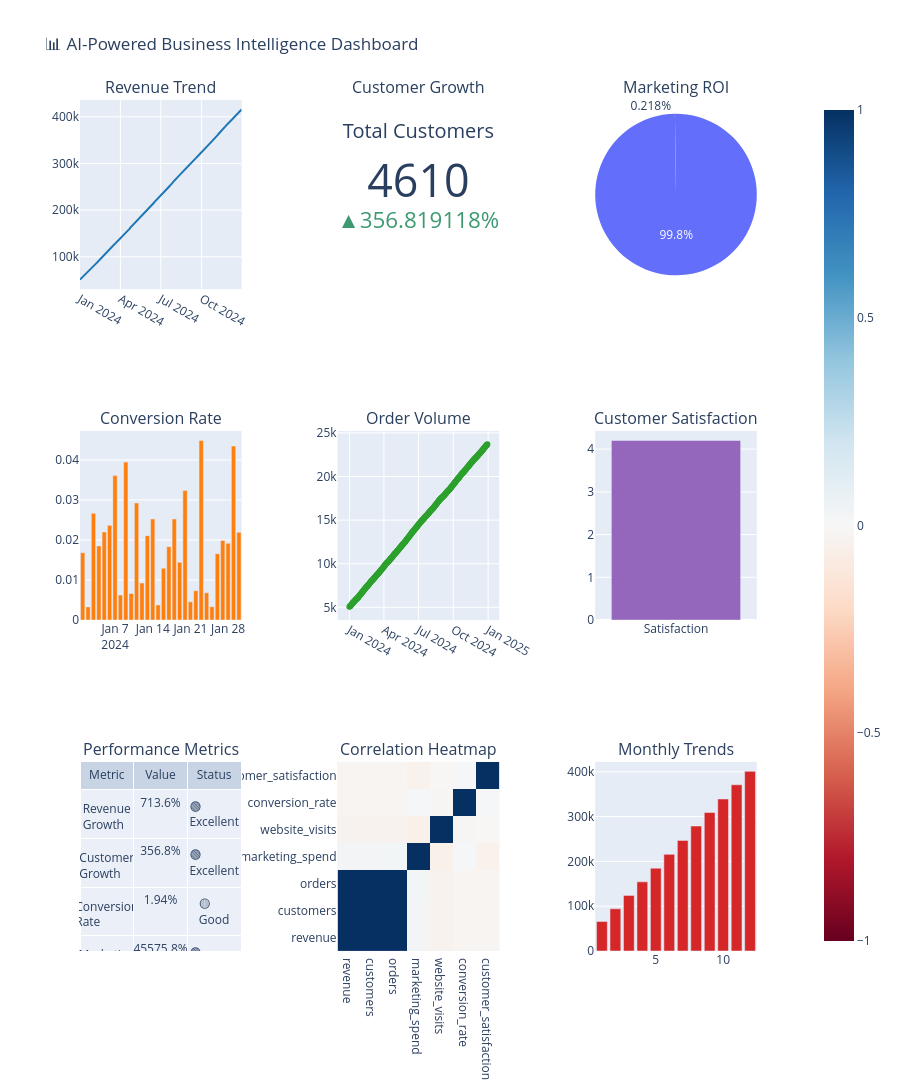

The notebook cell saved with this chart:
### Code cell
# Interactive Business Intelligence Dashboard
fig = make_subplots(
    rows=3, cols=3,
    subplot_titles=(
        'Revenue Trend', 'Customer Growth', 'Marketing ROI', 
        'Conversion Rate', 'Order Volume', 'Customer Satisfaction',
        'Performance Metrics', 'Correlation Heatmap', 'Monthly Trends'
    ),
    specs=[
        [{"secondary_y": True}, {"type": "indicator"}, {"type": "pie"}],
        [{"type": "bar"}, {"type": "scatter"}, {"type": "bar"}],  # Fixed "gauge" to "bar"
        [{"type": "table"}, {"type": "heatmap"}, {"type": "bar"}]
    ]
)

# Revenue trend
fig.add_trace(
    go.Scatter(x=business_data['date'], y=business_data['revenue'], name='Revenue', line=dict(color='#1f77b4')),
    row=1, col=1
)

# Customer growth indicator
fig.add_trace(
    go.Indicator(
        mode="number+delta",
        value=business_data['customers'].iloc[-1],
        title={"text": "Total Customers"},
        delta={'reference': business_data['customers'].iloc[0], 'relative': True},
        number={'suffix': ""}
    ),
    row=1, col=2
)

# Marketing ROI pie chart
fig.add_trace(
    go.Pie(
        labels=['Revenue', 'Marketing Cost'],
        values=[total_revenue, total_marketing],
        name="ROI Breakdown"
    ),
    row=1, col=3
)

# Conversion rate bar chart
fig.add_trace(
    go.Bar(
        x=business_data['date'][:30],
        y=business_data['conversion_rate'][:30],
        name='Conversion Rate',
        marker_color='#ff7f0e'
    ),
    row=2, col=1
)

# Order volume scatter
fig.add_trace(
    go.Scatter(
        x=business_data['date'],
        y=business_data['orders'],
        mode='lines+markers',
        name='Order Volume',
        line=dict(color='#2ca02c')
    ),
    row=2, col=2
)

# Customer satisfaction bar chart (replaced gauge with bar)
fig.add_trace(
    go.Bar(
        x=['Satisfaction'],
        y=[avg_satisfaction],
        name='Customer Satisfaction',
        marker_color='#9467bd'
    ),
    row=2, col=3
)

# Performance metrics table
fig.add_trace(
    go.Table(
        header=dict(values=['Metric', 'Value', 'Status']),
        cells=dict(values=[
            ['Revenue Growth', 'Customer Growth', 'Conversion Rate', 'Marketing ROI', 'Customer Satisfaction'],
            [f'{revenue_growth:.1f}%', f'{customer_growth:.1f}%', f'{avg_conversion:.2%}', f'{roi:.1f}%', f'{avg_satisfaction:.2f}/5.0'],
            ['🟢 Excellent', '🟢 Excellent', '🟡 Good', '🟢 Excellent', '🟢 Excellent']
        ])
    ),
    row=3, col=1
)

# Correlation heatmap
corr_matrix = correlations.values
fig.add_trace(
    go.Heatmap(
        z=corr_matrix,
        x=correlations.columns,
        y=correlations.columns,
        colorscale='RdBu',
        zmid=0,
        name='Correlation'
    ),
    row=3, col=2
)

# Monthly trends
fig.add_trace(
    go.Bar(
        x=monthly_avg.index,
        y=monthly_avg.values,
        name='Monthly Revenue',
        marker_color='#d62728'
    ),
    row=3, col=3
)

fig.update_layout(
    height=1200,
    title_text="📊 AI-Powered Business Intelligence Dashboard",
    showlegend=False
)

fig.show()

print("📊 Interactive Business Dashboard Complete!")
print("🎯 This demonstrates the platform's advanced data analysis capabilities!")

### Figure 1 — Plotly figure (JSON) as saved in the notebook; plotly's stock layout.template omitted (floating-point values rounded to 4 significant figures; data arrays with more than 128 entries replaced by an {"elided": "..."} marker saying what was removed)
{"data": [{"line": {"color": "#1f77b4"}, "name": "Revenue", "type": "scatter", "x": {"elided": "365 str values"}, "xaxis": "x", "y": {"elided": "365 float values"}, "yaxis": "y"}, {"delta": {"reference": 1009.0, "relative": true}, "domain": {"x": [0.3578, 0.5822], "y": [0.7778, 1]}, "mode": "number+delta", "number": {"suffix": ""}, "title": {"text": "Total Customers"}, "type": "indicator", "value": 4608.0}, {"domain": {"x": [0.7156, 0.94], "y": [0.7778, 1]}, "labels": ["Revenue", "Marketing Cost"], "name": "ROI Breakdown", "type": "pie", "values": [84720000.0, 185500.0]}, {"marker": {"color": "#ff7f0e"}, "name": "Conversion Rate", "type": "bar", "x": ["2024-01-01T00:00:00", "2024-01-02T00:00:00", "2024-01-03T00:00:00", "2024-01-04T00:00:00", "2024-01-05T00:00:00", "2024-01-06T00:00:00", "2024-01-07T00:00:00", "2024-01-08T00:00:00", "2024-01-09T00:00:00", "2024-01-10T00:00:00", "2024-01-11T00:00:00", "2024-01-12T00:00:00", "2024-01-13T00:00:00", "2024-01-14T00:00:00", "2024-01-15T00:00:00", "2024-01-16T00:00:00", "2024-01-17T00:00:00", "2024-01-18T00:00:00", "2024-01-19T00:00:00", "2024-01-20T00:00:00", "2024-01-21T00:00:00", "2024-01-22T00:00:00", "2024-01-23T00:00:00", "2024-01-24T00:00:00", "2024-01-25T00:00:00", "2024-01-26T00:00:00", "2024-01-27T00:00:00", "2024-01-28T00:00:00", "2024-01-29T00:00:00", "2024-01-30T00:00:00"], "xaxis": "x2", "y": [0.01681, 0.00329, 0.02669, 0.01853, 0.02199, 0.02365, 0.03608, 0.006254, 0.03946, 0.00665, 0.02926, 0.009241, 0.02108, 0.02526, 0.003786, 0.01291, 0.01833, 0.02524, 0.01442, 0.03233, 0.004548, 0.007335, 0.04487, 0.006831, 0.00335, 0.01657, 0.01987, 0.01916, 0.04344, 0.0219], "yaxis": "y3"}, {"line": {"color": "#2ca02c"}, "mode": "lines+markers", "name": "Order Volume", "type": "scatter", "x": {"elided": "365 str values"}, "xaxis": "x3", "y": {"elided": "365 float values"}, "yaxis": "y4"}, {"marker": {"color": "#9467bd"}, "name": "Customer Satisfaction", "type": "bar", "x": ["Satisfaction"], "xaxis": "x4", "y": [4.205], "yaxis": "y5"}, {"cells": {"values": [["Revenue Growth", "Customer Growth", "Conversion Rate", "Marketing ROI", "Customer Satisfaction"], ["713.6%", "356.8%", "1.94%", "45575.8%", "4.20/5.0"], ["🟢 Excellent", "🟢 Excellent", "🟡 Good", "🟢 Excellent", "🟢 Excellent"]]}, "domain": {"x": [0, 0.2244], "y": [0, 0.2222]}, "header": {"values": ["Metric", "Value", "Status"]}, "type": "table"}, {"colorscale": [[0, "rgb(103,0,31)"], [0.1, "rgb(178,24,43)"], [0.2, "rgb(214,96,77)"], [0.3, "rgb(244,165,130)"], [0.4, "rgb(253,219,199)"], [0.5, "rgb(247,247,247)"], [0.6, "rgb(209,229,240)"], [0.7, "rgb(146,197,222)"], [0.8, "rgb(67,147,195)"], [0.9, "rgb(33,102,172)"], [1, "rgb(5,48,97)"]], "name": "Correlation", "type": "heatmap", "x": ["revenue", "customers", "orders", "marketing_spend", "website_visits", "conversion_rate", "customer_satisfaction"], "xaxis": "x5", "y": ["revenue", "customers", "orders", "marketing_spend", "website_visits", "conversion_rate", "customer_satisfaction"], "yaxis": "y6", "z": [[1, 0.9999, 0.9999, 0.02829, -0.03776, -0.01935, -0.02327], [0.9999, 1, 0.9998, 0.02792, -0.03836, -0.01882, -0.0216], [0.9999, 0.9998, 1, 0.0277, -0.03676, -0.01896, -0.02185], [0.02829, 0.02792, 0.0277, 1, -0.05273, 0.01289, -0.04396], [-0.03776, -0.03836, -0.03676, -0.05273, 1, -0.01217, -0.008829], [-0.01935, -0.01882, -0.01896, 0.01289, -0.01217, 1, 0.01135], [-0.02327, -0.0216, -0.02185, -0.04396, -0.008829, 0.01135, 1]], "zmid": 0}, {"marker": {"color": "#d62728"}, "name": "Monthly Revenue", "type": "bar", "x": [1, 2, 3, 4, 5, 6, 7, 8, 9, 10, 11, 12], "xaxis": "x6", "y": [65900.0, 94240.0, 124200.0, 154300.0, 184900.0, 215700.0, 246900.0, 279000.0, 309200.0, 339300.0, 371200.0, 401000.0], "yaxis": "y7"}], "layout": {"annotations": [{"font": {"size": 16}, "showarrow": false, "text": "Revenue Trend", "x": 0.1122, "xanchor": "center", "xref": "paper", "y": 1, "yanchor": "bottom", "yref": "paper"}, {"font": {"size": 16}, "showarrow": false, "text": "Customer Growth", "x": 0.47, "xanchor": "center", "xref": "paper", "y": 1, "yanchor": "bottom", "yref": "paper"}, {"font": {"size": 16}, "showarrow": false, "text": "Marketing ROI", "x": 0.8278, "xanchor": "center", "xref": "paper", "y": 1, "yanchor": "bottom", "yref": "paper"}, {"font": {"size": 16}, "showarrow": false, "text": "Conversion Rate", "x": 0.1122, "xanchor": "center", "xref": "paper", "y": 0.6111, "yanchor": "bottom", "yref": "paper"}, {"font": {"size": 16}, "showarrow": false, "text": "Order Volume", "x": 0.47, "xanchor": "center", "xref": "paper", "y": 0.6111, "yanchor": "bottom", "yref": "paper"}, {"font": {"size": 16}, "showarrow": false, "text": "Customer Satisfaction", "x": 0.8278, "xanchor": "center", "xref": "paper", "y": 0.6111, "yanchor": "bottom", "yref": "paper"}, {"font": {"size": 16}, "showarrow": false, "text": "Performance Metrics", "x": 0.1122, "xanchor": "center", "xref": "paper", "y": 0.2222, "yanchor": "bottom", "yref": "paper"}, {"font": {"size": 16}, "showarrow": false, "text": "Correlation Heatmap", "x": 0.47, "xanchor": "center", "xref": "paper", "y": 0.2222, "yanchor": "bottom", "yref": "paper"}, {"font": {"size": 16}, "showarrow": false, "text": "Monthly Trends", "x": 0.8278, "xanchor": "center", "xref": "paper", "y": 0.2222, "yanchor": "bottom", "yref": "paper"}], "height": 1200, "showlegend": false, "title": {"text": "📊 AI-Powered Business Intelligence Dashboard"}, "xaxis": {"anchor": "y", "domain": [0, 0.2244]}, "xaxis2": {"anchor": "y3", "domain": [0, 0.2244]}, "xaxis3": {"anchor": "y4", "domain": [0.3578, 0.5822]}, "xaxis4": {"anchor": "y5", "domain": [0.7156, 0.94]}, "xaxis5": {"anchor": "y6", "domain": [0.3578, 0.5822]}, "xaxis6": {"anchor": "y7", "domain": [0.7156, 0.94]}, "yaxis": {"anchor": "x", "domain": [0.7778, 1]}, "yaxis2": {"anchor": "x", "overlaying": "y", "side": "right"}, "yaxis3": {"anchor": "x2", "domain": [0.3889, 0.6111]}, "yaxis4": {"anchor": "x3", "domain": [0.3889, 0.6111]}, "yaxis5": {"anchor": "x4", "domain": [0.3889, 0.6111]}, "yaxis6": {"anchor": "x5", "domain": [0, 0.2222]}, "yaxis7": {"anchor": "x6", "domain": [0, 0.2222]}}}
